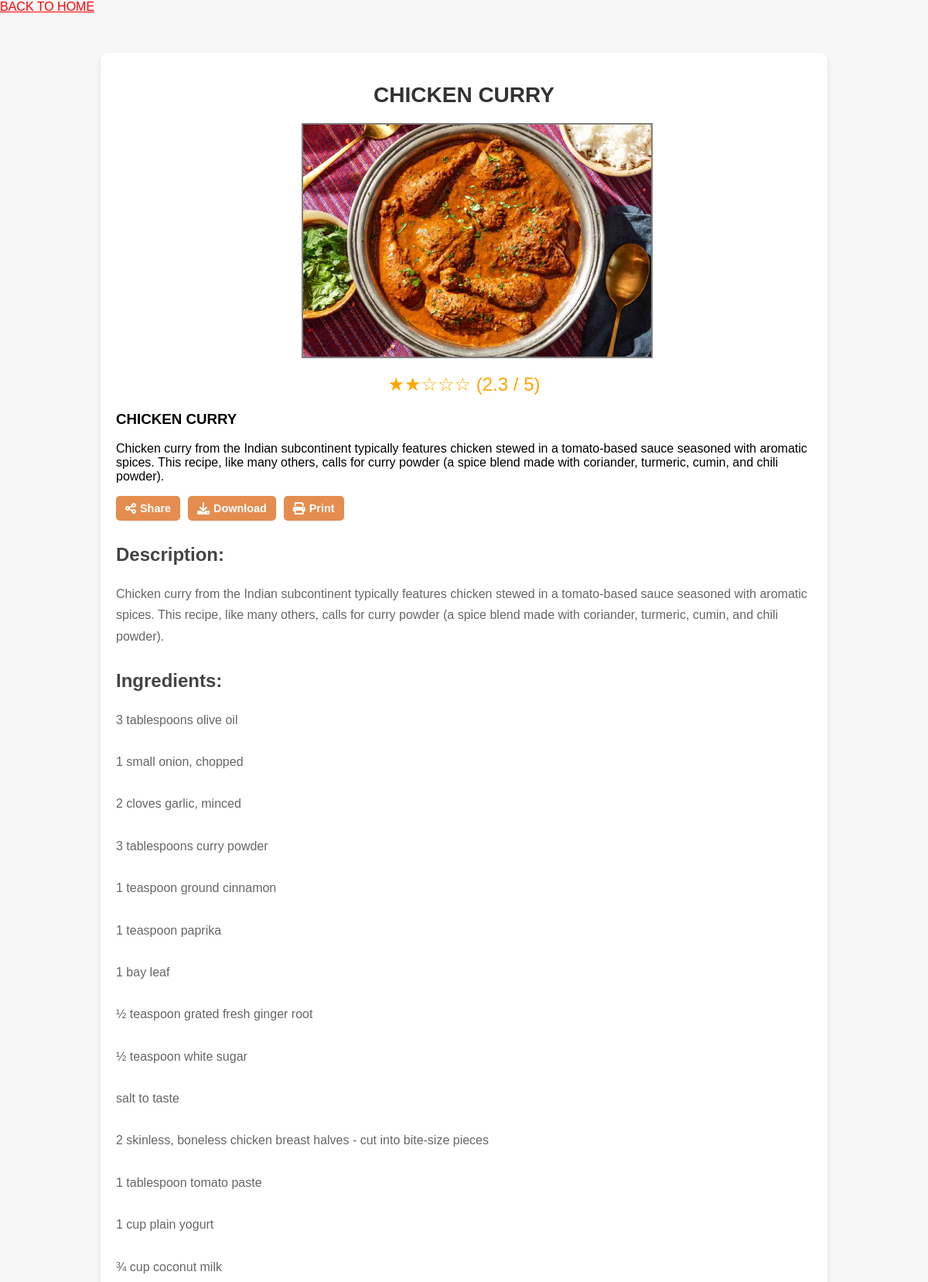
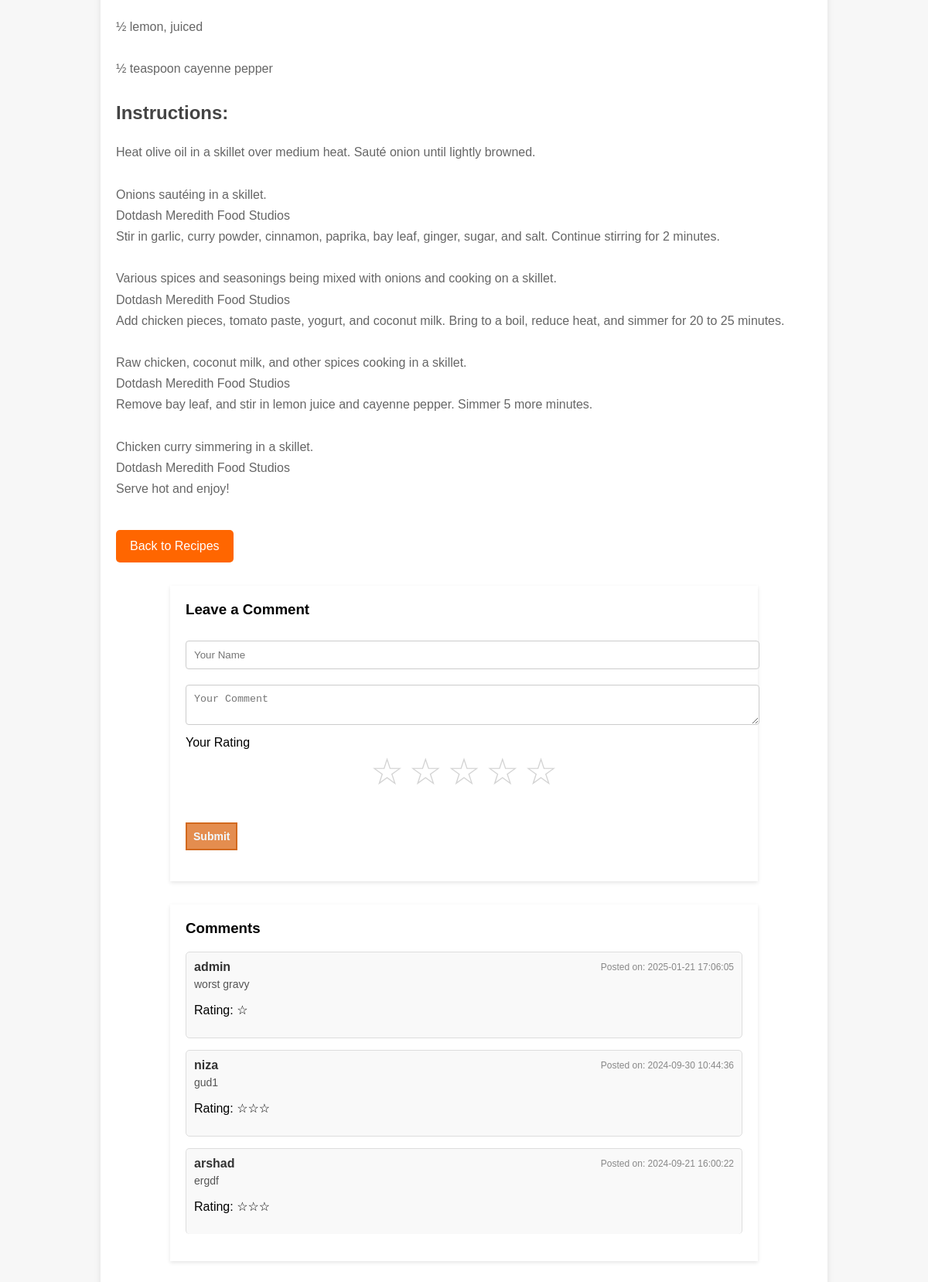
Page /recipe_detail.php?id=42 on the committed database (2 pictures, top to bottom).
### tables this page shows
CREATE TABLE `recipes` (
  `id` int(11) NOT NULL,
  `title` varchar(255) NOT NULL,
  `description` text DEFAULT NULL,
  `ingredients` text DEFAULT NULL,
  `instructions` text DEFAULT NULL,
  `created_at` timestamp NOT NULL DEFAULT current_timestamp(),
  `category` varchar(50) DEFAULT NULL,
  `image` varchar(255) DEFAULT NULL,
  `rating` int(11) DEFAULT 0,
  `average_rating` float DEFAULT 0,
  `video_url` varchar(255) DEFAULT NULL
);

CREATE TABLE `comments` (
  `id` int(11) NOT NULL,
  `comment` text NOT NULL,
  `created_at` timestamp NOT NULL DEFAULT current_timestamp(),
  `username` varchar(255) NOT NULL,
  `rating` int(11) DEFAULT NULL,
  `recipe_id` int(11) DEFAULT NULL
);

### recipe_detail.php (the view, shortened to what this page needs)
<?php
include 'db_connect.php';
if (isset($_GET['id'])) {
    $recipe_id = $_GET['id'];
    $query = "SELECT * FROM recipes WHERE id = ?";
    $stmt = $conn->prepare($query);
    $stmt->bind_param("i", $recipe_id);
    $stmt->execute();
    $result = $stmt->get_result();
    $recipe = $result->fetch_assoc();
}
?>
<!DOCTYPE html>
<html lang="en">
<head>
</head>
<body>
    <a href="../index.php">BACK TO HOME</a>
<div class="recipe-container">
    <h1><?php echo $recipe['title']; ?></h1>
    <img src="../uploads/<?php echo $recipe['image']; ?>" alt="<?php echo $recipe['title']; ?>">
<div class="rating">
    <?php
    $average_rating = round($recipe['average_rating'], 1);
    echo str_repeat('★', floor($average_rating));
    echo str_repeat('☆', 5 - floor($average_rating));
    ?>
    <span>(<?php echo $average_rating; ?> / 5)</span>
</div>
<div class="recipe-card">
    <h3><?php echo $recipe['title']; ?></h3>
    <p><?php echo $recipe['description']; ?></p>
    <div class="recipe-options">
            <button class="option-btn" onclick="shareRecipe()">
                <i class="fas fa-share-alt"></i> Share
            </button>
            <button class="option-btn" onclick="downloadRecipe()">
                <i class="fas fa-download"></i> Download
            </button>
            <button class="option-btn" onclick="printRecipe()">
                <i class="fas fa-print"></i> Print
            </button>
        </div>
    <div class="recipe-details">
        <h3>Description:</h3>
        <p><?php echo $recipe['description']; ?></p>
        <h3>Ingredients:</h3>
        <p><?php echo nl2br($recipe['ingredients']); ?></p>
        <h3>Instructions:</h3>
        <p><?php echo nl2br($recipe['instructions']); ?></p>
    </div>
    <a href="display_recipes.php" class="back-link">Back to Recipes</a>
</div>
<?php
include 'db_connect.php';
$sql = "SELECT * FROM comments WHERE recipe_id = '$recipe_id' ORDER BY created_at DESC";
$result = $conn->query($sql);
?>
<!DOCTYPE html>
<html lang="en">
<head>
    <link
    href="https://cdnjs.cloudflare.com/ajax/libs/font-awesome/6.0.0-beta3/css/all.min.css"
    rel="stylesheet"/>
</head>
<body>
     <section class="comment-section">
        <h3>Leave a Comment</h3>
        <form action="" method="POST" class="comment-form">
            <input type="text" name="username" id="username" placeholder="Your Name" required>
            <textarea name="comment" id="comment" placeholder="Your Comment" required></textarea>
            <label for="rating">Your Rating</label>
    <div class="rating">
        <input type="radio" name="rating" value="5" id="5"><label for="5">☆</label>
        <input type="radio" name="rating" value="4" id="4"><label for="4">☆</label>
        <input type="radio" name="rating" value="3" id="3"><label for="3">☆</label>
        <input type="radio" name="rating" value="2" id="2"><label for="2">☆</label>
        <input type="radio" name="rating" value="1" id="1"><label for="1">☆</label>
    </div><br>
            <button type="submit">Submit</button>
        </form>
    </section>
   <section class="comment-section">
    <h3>Comments</h3>
    <ul class="comment-list">
        <?php
        if ($result && $result->num_rows > 0) {
            while ($row = $result->fetch_assoc()) {
                echo "<li class='comment-item'>";
                echo "<div class='comment-header'><strong>" . htmlspecialchars($row['username']) . "</strong> <small class='comment-date'>Posted on: " . $row['created_at'] . "</small></div>";
                echo "<p class='comment-content'>" . htmlspecialchars($row['comment']) . "</p>";
                echo '<p>Rating: ' . str_repeat('☆', $row['rating']) . '</p>';
                echo "</li>";
            }
        } else {
            echo "<li class='no-comments'>No comments yet. Be the first to comment!</li>";
        }
        ?>
    </ul>
</section>
</body>
</html>

### recipe_detail.php (style rules this page uses)
body { font-family: 'Arial', sans-serif; background-color: #f7f7f7; margin: 0; padding: 0; }
.recipe-container { max-width: 900px; margin: 50px auto; padding: 20px; background-color: white; box-shadow: 0 4px 8px rgba(0, 0, 0, 0.1); border-radius: 10px; overflow: hidden; }
.recipe-container h1 { font-size: 28px; text-align: center; margin-bottom: 20px; color: #333; }
.recipe-container img { width: 50%; max-height: 400px; object-fit: cover; border:2px solid grey; margin-bottom: 20px; display: block; margin-left: 240px; }
.rating { text-align: center; margin-bottom: 20px; font-size: 24px; color: orange; }
.recipe-details { margin-top: 20px; line-height: 1.7; color: #555; }
.recipe-details h3 { font-size: 24px; margin-bottom: 10px; color: #444; }
.recipe-details p { font-size: 16px; margin-bottom: 20px; color: #666; }
.back-link { display: inline-block; margin-top: 20px; padding: 12px 18px; background-color: #ff6600; color: white; text-decoration: none; font-size: 16px; border-radius: 5px; text-align: center; transition: background-color 0.3s ease; }
a { color: black; }
.comment-section { width: 80%; margin: 20px auto; background-color: white; padding: 20px; box-shadow: 0 2px 5px rgba(0, 0, 0, 0.1); }
.comment-section h3 { margin-top: 0; }
form { margin-bottom: 20px; }
input, textarea { width: 100%; padding: 10px; margin: 10px 0; border: 1px solid #ddd; border-radius: 4px; }
button { cursor:pointer; padding: 8px; border:2px solid chocolate; font-size: 14px; font-weight: 700; background-color: rgb(228, 141, 79); color: aliceblue; }
.comment-section { margin-top: 30px; }
.comment-list { list-style-type: none; padding: 0; margin: 0; }
.comment-item { background-color: #f9f9f9; border: 1px solid #ddd; padding: 15px; margin-bottom: 15px; border-radius: 5px; }
.comment-header { display: flex; justify-content: space-between; align-items: center; margin-bottom: 5px; }
.comment-header strong { font-size: 16px; color: #333; }
.comment-date { font-size: 12px; color: #888; }
.comment-content { font-size: 14px; color: #555; margin: 0; }
.comment-list li { padding: 10px; border-bottom: 1px solid #ddd; }
.comment-list li:last-child { border-bottom: none; }
.comment-section form { margin-bottom: 20px; }
.comment-section input[type="text"], .comment-section textarea { width: 100%; padding: 10px; margin-bottom: 10px; border-radius: 4px; border: 1px solid #ccc; }
.rating label { font-size: 2em; color: lightgray; cursor: pointer; }
.recipe-options { display: flex; gap: 10px; margin-top: 10px; }
.recipe-options button { display: flex; align-items: center; gap: 5px; padding: 8px 12px; background-color: rgb(228, 141, 79); color: #fff; border: none; border-radius: 5px; font-size: 0.9rem; cursor: pointer; transition: background-color 0.3s; }
.recipe-options i { font-size: 1rem; }

### rows in the picture
recipes: title "CHICKEN CURRY", image (picture), average_rating "★★", average_rating "☆☆☆", average_rating "2.3", description "Chicken curry from the Indian subcontinent typically features chicken stewed in a tomato-based sauce seasoned with aromatic spices. This recipe, like many others, calls for curry powder (a spice blend made with coriander, turmeric, cumin, and chili powder).", ingredients "3 tablespoons olive oil 1 small onion, chopped 2 cloves garlic, minced 3 tablespoons curry powder 1 teaspoon ground cinnamon 1 teaspoon paprika 1 bay leaf ½ teaspoon grated fresh ginger root ½ teaspoon white sugar salt to taste 2 skinless, boneless chicken breast halves - cut into bite-size pieces 1 tablespoon tomato paste 1 cup plain yogurt ¾ cup coconut milk ½ lemon, juiced ½ teaspoon cayenne pepper", instructions "Heat olive oil in a skillet over medium heat. Sauté onion until lightly browned. Onions sautéing in a skillet. Dotdash Meredith Food Studios Stir in garlic, curry powder, cinnamon, paprika, bay leaf, ginger, sugar, and salt. Continue stirring for 2 minutes. Various spices and seasonings being mixed with onions and cooking on a skillet. Dotdash Meredith Food Studios Add chicken pieces, tomato paste, yogurt, and coconut milk. Bring to a boil, reduce heat, and simmer for 20 to 25 minutes. Raw chicken, coconut milk, and other spices cooking in a skillet. Dotdash Meredith Food Studios Remove bay leaf, and stir in lemon juice and cayenne pepper. Simmer 5 more minutes. Chicken curry simmering in a…"
comments: username "admin", created_at "2025-01-21 17:06:05", comment "worst gravy", rating "☆"
comments: username "niza", created_at "2024-09-30 10:44:36", comment "gud1", rating "☆☆☆"
comments: username "arshad", created_at "2024-09-21 16:00:22", comment "ergdf", rating "☆☆☆"
